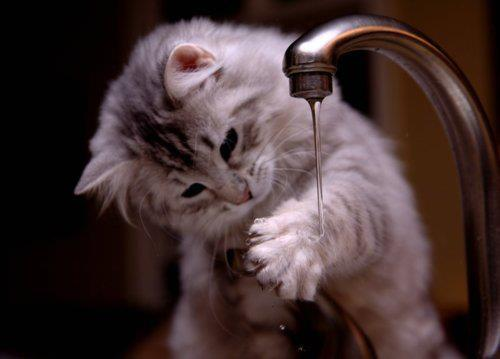
#> input picture ML/lab5/data/train/cat/cat_1.jpg, 500 x 359 px; its folder holds only this picture in this run
$ python exp05_1.py
#> lines starting #> are read from the running program, lines starting #| are printed output that depends on the picture
import os
import numpy as np
from PIL import Image
import matplotlib.pyplot as plt

# 3.1 图像数据标准化 - 任务A
def ld(p):
#> called with p = '../data/train'
    x, y = [], []
    for d, l in [('cat', 0), ('dog', 1)]:
        dp = os.path.join(p, d)
        if not os.path.exists(dp): continue
        for f in os.listdir(dp):
            ip = os.path.join(dp, f)
            try:
                # 缩放为32x32灰度图并归一化
                i = Image.open(ip).convert('L').resize((32, 32))
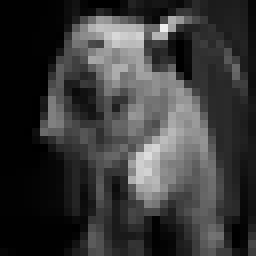
#> i: PIL image 32x32 L (shown 8 times larger); min 0, max 238, mean 56.7
                a = np.array(i) / 255.0
                x.append(a.flatten()) # 展平为1024维向量
                y.append(l)
            except: pass
    return np.array(x), np.array(y)

# 3.2 线性模型基准测试 - 任务A
def slv(x, y, l):
    n = x.shape[1]
    i = np.eye(n)
    i[0, 0] = 0 # 偏置项不参与正则化
    w = np.linalg.inv(x.T @ x + l * i) @ x.T @ y
    return w

# 3.2 线性模型基准测试 - 任务B
def ac(x, y, w):
    p = x @ w
    c = (p >= 0.5).astype(int) # 阈值设为0.5
    return np.mean(c == y)

# 3.3 多项式基函数扩展 - 任务A
def pl(x):
    # 手动实现2次项(平方项)特征映射，扩展至2048维
    return np.hstack((x, x**2))

# 数据路径设置
p1, p2 = '../data/train', '../data/val'
x1, y1 = ld(p1)
#> y1 = [0]
x2, y2 = ld(p2)
#> y2 = [0]

# 3.2 任务A: 构建包含偏置项的设计矩阵 X
b1, b2 = np.ones((x1.shape[0], 1)), np.ones((x2.shape[0], 1))
#> b1 = [1]; b2 = [1]
x1_1, x2_1 = np.hstack((b1, x1)), np.hstack((b2, x2)) # 1次项
x1_2, x2_2 = np.hstack((b1, pl(x1))), np.hstack((b2, pl(x2))) # 2次项

# 3.4 正则化强度扫描 - 任务A
# 生成15个点：1个 10^-6，其余14个处于 10^-3 到 15 之间
ls = np.concatenate(([1e-6], np.linspace(1e-3, 15, 14)))
r1, r2, ws = [], [], []

print("开始训练与评估...")
for l in ls:
    # 训练并评估1次项模型
    w1 = slv(x1_1, y1, l)
    t1, v1 = ac(x1_1, y1, w1), ac(x2_1, y2, w1)
    r1.append(v1)
    ws.append(w1[1:]) # 记录权重用于后续可视化

    # 训练并评估2次项模型
    w2 = slv(x1_2, y1, l)
    t2, v2 = ac(x1_2, y1, w2), ac(x2_2, y2, w2)
    r2.append(v2)

    # 3.2 & 3.3 任务B: 输出训练与验证集准确率 [cite: 1, 2]
    print(f"Lambda: {l:.2e}")
    print(f"  1次项 - 训练集准确率: {t1:.4f}, 验证集准确率: {v1:.4f}")
    print(f"  2次项 - 训练集准确率: {t2:.4f}, 验证集准确率: {v2:.4f}")
#> this loop made 15 passes
#> (printed output is left out)
#> after the loop, r1 = [1, 1, 1, 1, 1, 1, 1, 1, 1, 1, 1, 1, 1, 1, 1]; r2 = [1, 1, 1, 1, 1, 1, 1, 1, 1, 1, 1, 1, 1, 1, 1]; ws = 15 items

# 3.4 正则化强度扫描 - 任务B: 绘制准确率曲线
plt.figure(figsize=(10, 6))
plt.plot(ls, r1, marker='o', label='Linear (1st order)')
plt.plot(ls, r2, marker='s', label='Polynomial (2nd order)')
plt.xscale('symlog', linthresh=1e-3) # 优化坐标轴以看清 1e-6
plt.xlabel('Lambda')
plt.ylabel('Validation Accuracy')
plt.title('Accuracy vs Lambda')
plt.legend()
plt.grid(True, which="both", ls="-", alpha=0.5)
plt.show()
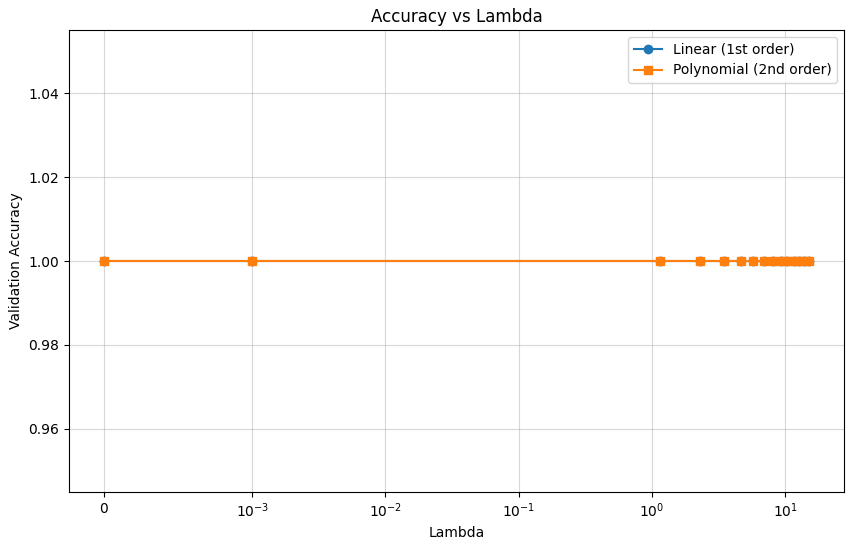
#> figure drawn by matplotlib, 1 panel

# 3.5 权重分布可视化 - 任务A & B
# 选取起始、中间和末尾点进行对比
idx = [0, 7, 14]
fig, ax = plt.subplots(1, 3, figsize=(15, 5))
for i, j in enumerate(idx):
    m = ws[j][:1024].reshape(32, 32) # 恢复为32x32图像矩阵
    im = ax[i].imshow(m, cmap='coolwarm')
    ax[i].set_title(f'Lambda = {ls[j]:.2e}')
    plt.colorbar(im, ax=ax[i])
plt.tight_layout()
plt.show()
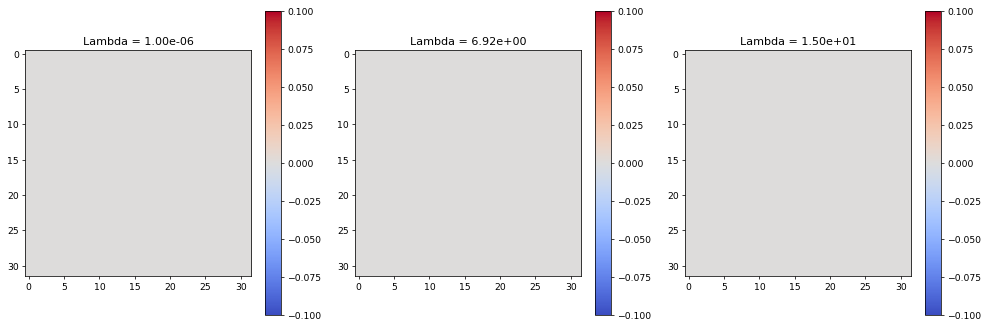
#> figure drawn by matplotlib, 6 panels
